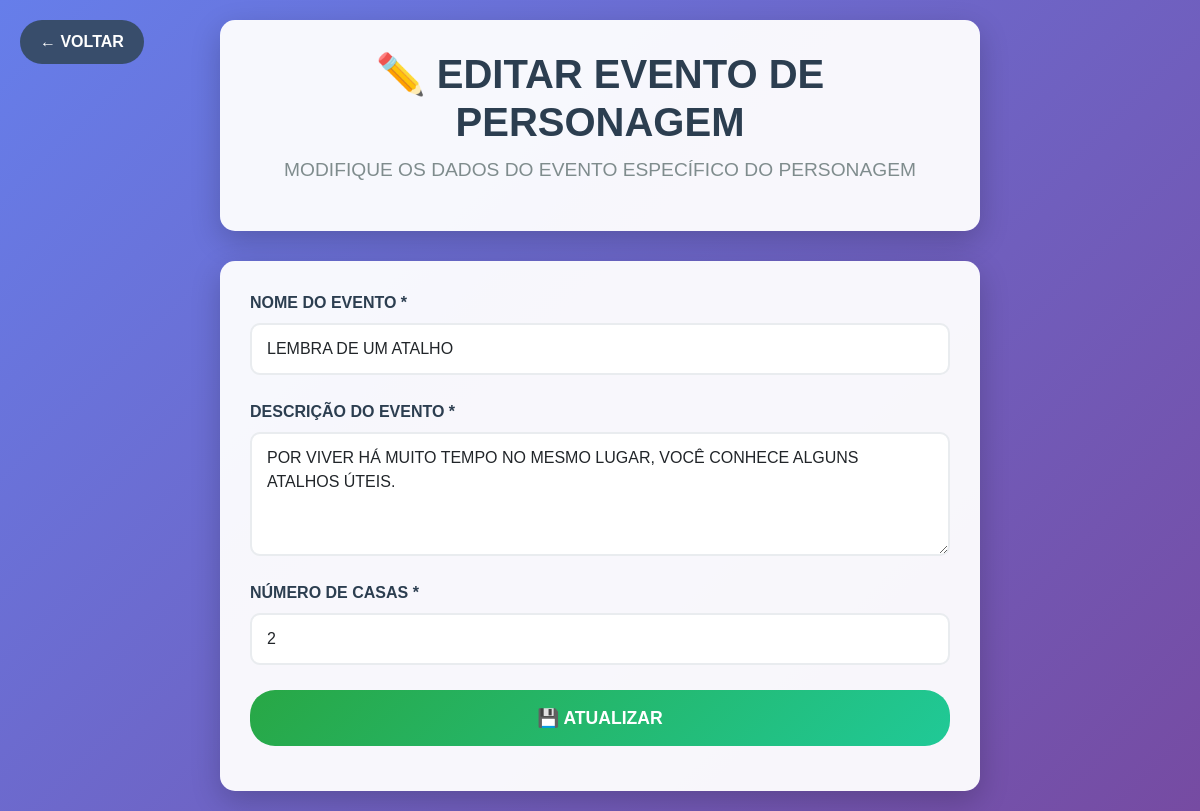
/Adm/editarEventoPersonagem.php?id=1 (signed in), run on the app's committed database.
### tables this page shows
CREATE TABLE `tbeventopersonagem` (
  `idEvento` int(11) NOT NULL,
  `idPersonagem` int(11) NOT NULL,
  `nomeEvento` varchar(100) NOT NULL,
  `descricaoEvento` varchar(120) NOT NULL,
  `casas` int(11) NOT NULL,
  `tipo` varchar(10) NOT NULL
);

### Adm/editarEventoPersonagem.php (the view, shortened to what this page needs)
<?php include('../banco/conexao.php'); include('../includes/verificar_login.php');?>
<?php
$id = $_GET['id'] ?? null;
$stmt = $pdo->prepare("SELECT * FROM tbeventopersonagem WHERE idEvento = ?");
$stmt->execute([$id]);
$evento = $stmt->fetch(PDO::FETCH_ASSOC);
?>
<!DOCTYPE html>
<html lang="pt-BR">
<head>
    <link href="https://cdn.jsdelivr.net/npm/bootstrap@5.3.7/dist/css/bootstrap.min.css" rel="stylesheet">
    <link rel="stylesheet" href="./css/editarEvento.css">
</head>
<body>
    <a href="editarPersonagem.php" class="back-btn">← VOLTAR</a>
    <div class="admin-container">
        <div class="admin-header">
            <h1 class="admin-title">✏️ EDITAR EVENTO DE PERSONAGEM</h1>
            <p class="admin-subtitle">MODIFIQUE OS DADOS DO EVENTO ESPECÍFICO DO PERSONAGEM</p>
        </div>
        <div class="form-section">
            <form method="POST">
                <div class="form-group">
                    <label for="nomeEvento" class="form-label">NOME DO EVENTO *</label>
                    <input type="text" class="form-control" id="nomeEvento" name="nomeEvento"
                           value="<?php echo htmlspecialchars($evento['nomeEvento']); ?>" required>
                </div>
                <div class="form-group">
                    <label for="descricaoEvento" class="form-label">DESCRIÇÃO DO EVENTO *</label>
                    <textarea class="form-control" id="descricaoEvento" name="descricaoEvento" rows="4" required><?php echo htmlspecialchars($evento['descricaoEvento']); ?></textarea>
                </div>
                <div class="form-group">
                    <label for="casas" class="form-label">NÚMERO DE CASAS *</label>
                    <input type="number" class="form-control" id="casas" name="casas" value="<?php echo intval($evento['casas']); ?>" required>
                </div>
                <button type="submit" class="btn-confirm">💾 ATUALIZAR</button>
            </form>
        </div>
    </div>
</body>
</html>

### Adm/css/editarEvento.css (style rules this page uses)
body { background: linear-gradient(135deg, #667eea 0%, #764ba2 100%); min-height: 100vh; font-family: 'Arial', sans-serif; }
.admin-container { max-width: 800px; margin: 0 auto; padding: 20px; }
.admin-header { background: rgba(255, 255, 255, 0.95); border-radius: 15px; padding: 30px; margin-bottom: 30px; box-shadow: 0 10px 30px rgba(0, 0, 0, 0.2); text-align: center; }
.admin-title { color: #2c3e50; font-size: 2.5rem; font-weight: bold; margin-bottom: 10px; }
.admin-subtitle { color: #7f8c8d; font-size: 1.2rem; }
.form-section { background: rgba(255, 255, 255, 0.95); border-radius: 15px; padding: 30px; box-shadow: 0 10px 30px rgba(0, 0, 0, 0.2); }
.form-group { margin-bottom: 25px; }
.form-label { font-weight: bold; color: #2c3e50; margin-bottom: 8px; }
.form-control, .form-select { border: 2px solid #e9ecef; border-radius: 10px; padding: 12px 15px; font-size: 1rem; transition: border-color 0.3s ease, box-shadow 0.3s ease; }
.btn-confirm { background: linear-gradient(135deg, #28a745 0%, #20c997 100%); color: white; border: none; padding: 15px 30px; border-radius: 25px; font-weight: bold; font-size: 1.1rem; transition: transform 0.3s ease; width: 100%; margin-bottom: 15px; }
.back-btn { position: fixed; top: 20px; left: 20px; background: rgba(52, 73, 94, 0.9); color: white; border: none; padding: 10px 20px; border-radius: 25px; text-decoration: none; font-weight: bold; transition: background 0.3s ease; }

### data on the page
tbeventopersonagem: nomeEvento "LEMBRA DE UM ATALHO", descricaoEvento "POR VIVER HÁ MUITO TEMPO NO MESMO LUGAR, VOCÊ CONHECE ALGUNS ATALHOS ÚTEIS.", casas "2"
